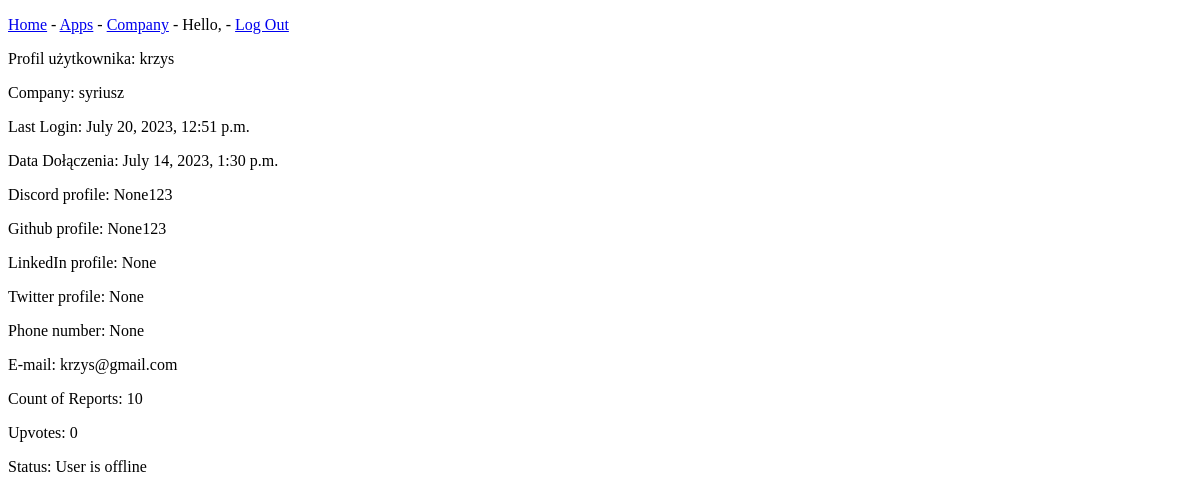
/view_profile/2, run on an earlier commit of the app's database.
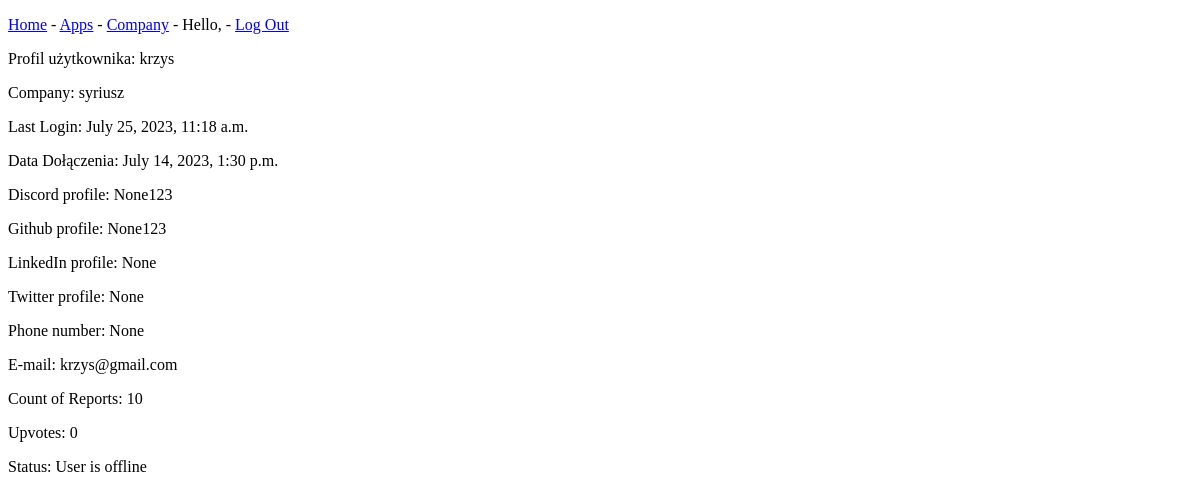
And on a later commit of the database.
### AppFixB1/models.py (models this page shows, shortened)
class User(AbstractBaseUser):
    is_active = models.BooleanField(default=True)
    is_staff = models.BooleanField(default=False)
    is_admin = models.BooleanField(default=False)
    is_online = models.BooleanField(default=False)
    login = models.CharField(max_length=255, unique=True)
    email = models.EmailField(unique=True)
    name = models.CharField(max_length=255, blank=True)
    surname = models.CharField(max_length=255, blank=True)
    phone_number = models.CharField(max_length=20, blank=True, null=True)
    role = models.CharField(max_length=50, choices=[('Admin', 'Admin'), ('User', 'User')], default='User')
    upvotes = models.IntegerField(default=0)
    date_registration = models.DateTimeField(auto_now_add=True)
    last_activity = models.DateTimeField(null=True, blank=True)
    github_profile = models.CharField(max_length=255, blank=True, null=True)
    linkedin_profile = models.CharField(max_length=255, blank=True, null=True)
    twitter_profile = models.CharField(max_length=255, blank=True, null=True)
    discord_profile = models.CharField(max_length=255, blank=True, null=True)
    USERNAME_FIELD = 'login'
    REQUIRED_FIELDS = ['email', 'password']
    objects = MyUserManager()  # new

### AppFixB1/views.py (the view)
# urls.py: path('view_profile/<int:user_id>', views.view_profile, name = 'view_profile'),
def view_profile(request, user_id):
    user = get_object_or_404(User, id=user_id)
    user_company = UserCompany.objects.filter(user=user).first()
    if not user_company:
        user_company = 'No Company'
    report_count = Report.objects.filter(user=user).count()
    context = {'user': user, 'user_company': user_company, 'report_count': report_count}
    return render(request, 'view_profile.html', context)

### templates/view_profile.html (shortened to what this page needs)
<!DOCTYPE html>
<html lang="en">
<head>
</head>
<body>
{% extends "base.html" %}
{% block content %}
    <p>Profil użytkownika: {{ user.login }}</p>
     {% if user_company != 'No Company' %}
          <p>Company: {{ user_company.company.name}}</p>
     {%  else %}
      <p>Company: {{ user_company}}</p>
    {% endif %}
    <p>Last Login: {{ user.last_login}}</p>
    <p>Data Dołączenia: {{ user.date_registration }}</p>
    <p>Discord profile: {{ user.discord_profile }}</p>
    <p>Github profile: {{ user.github_profile }}</p>
    <p>LinkedIn profile: {{ user.linkedin_profile }}</p>
    <p>Twitter profile: {{ user.twitter_profile}}</p>
    <p>Phone number: {{ user.phone_number}}</p>
     <p>E-mail: {{ user.email}}</p>
    <p>Count of Reports: {{ report_count}}</p>
     <p>Upvotes: {{ user.upvotes}}</p>
        <p>Status:
        {% if  user.is_online == True%}
            User is online
        {% else %}
            User is offline
        {% endif %}
         </p>
{% endblock content %}

What changed in the data, as far as the page shows it:
changed User "krzys": last_login "July 20, 2023, 12:51 p.m." → "July 25, 2023, 11:18 a.m."
